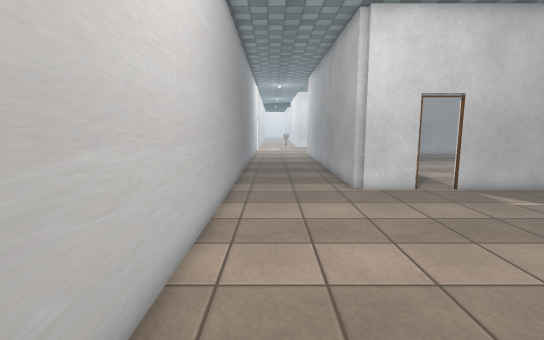
View 1 (above)

18 first-person views from a walk through a 3-D level made in the Unity game engine. The camera is 1.4 m above the floor, tilts 8° down and sees 85° across. Doors are open. The floor is counted in squares, 0.5 m on a side. Each view is taken from the middle of a square. On the plan, view 1 faces up. The plan holds only what a view shows up to about 20 squares ahead; the rest is blank. The place goes on beyond the plan. The player is left out. Some surface patterns are stand-ins.

View 2
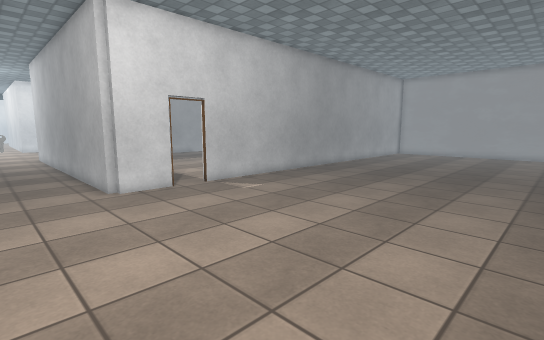

View 3
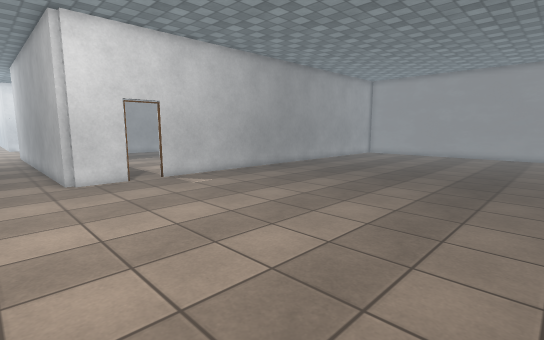

View 4
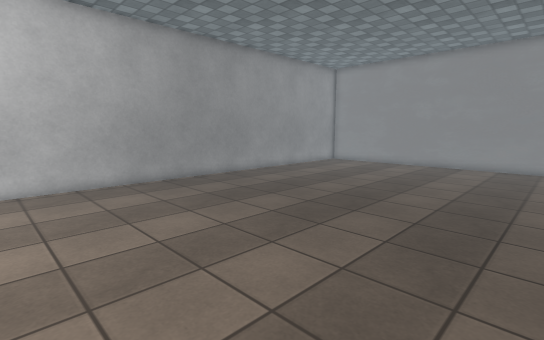

View 5
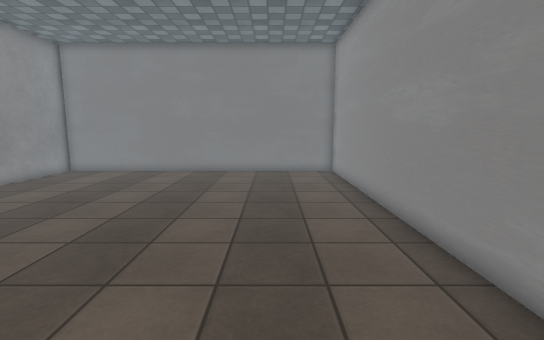

View 6
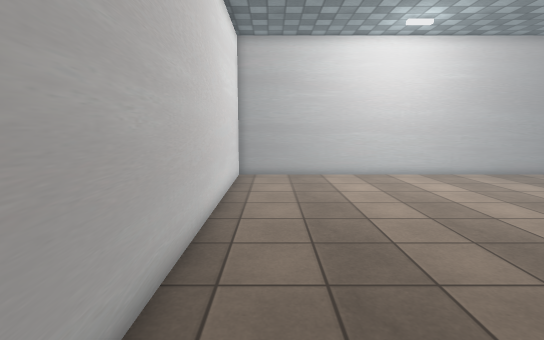

View 7
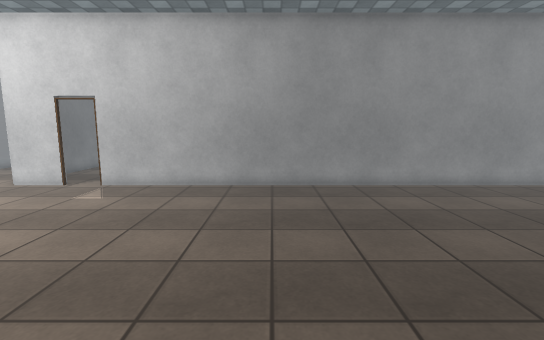

View 8
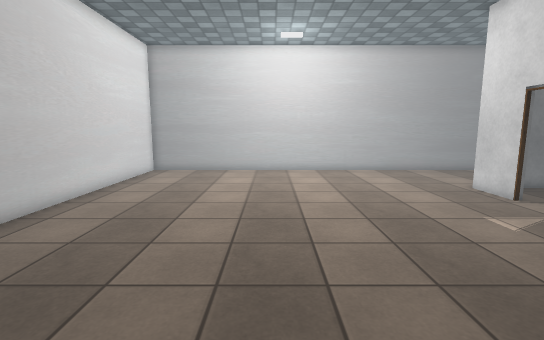

View 9
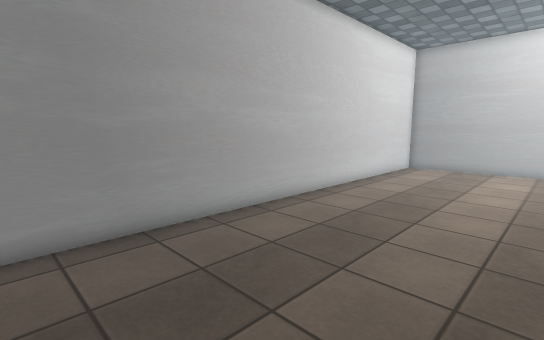

View 10
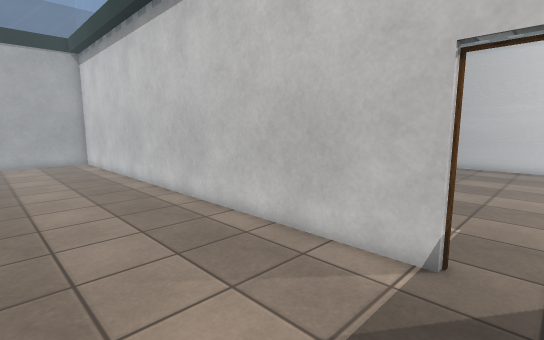

View 11
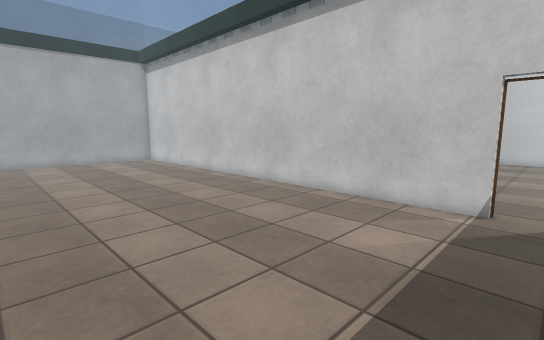

View 12
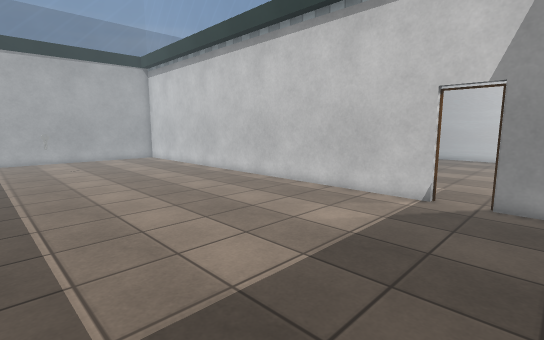

View 13
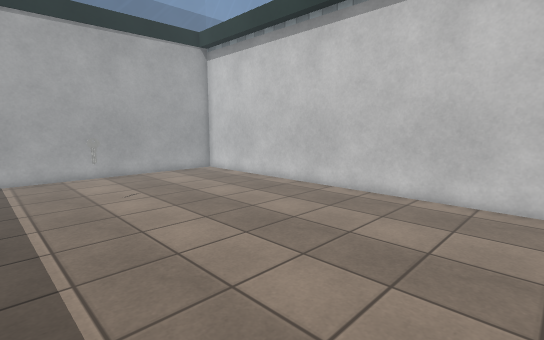

View 14
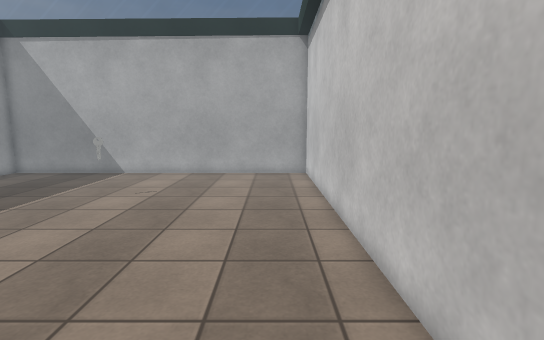

View 15
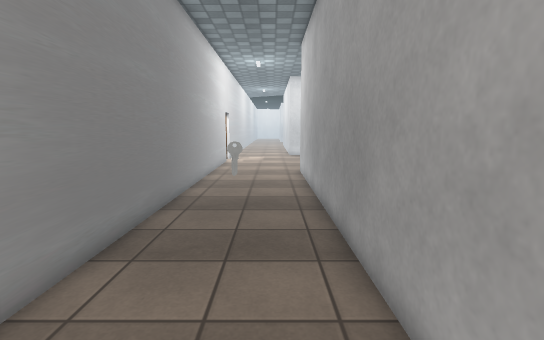

View 16
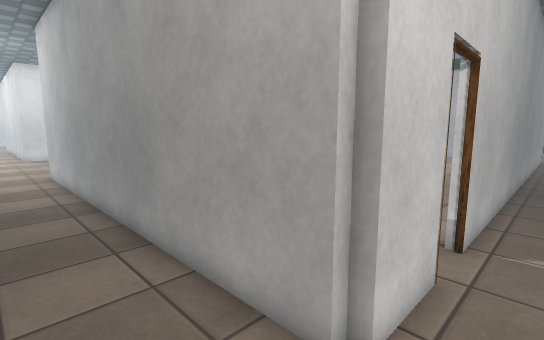

View 17
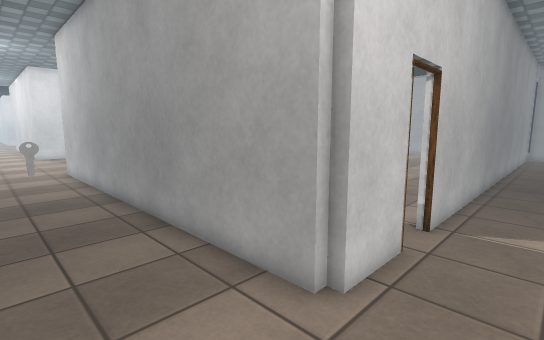

View 18
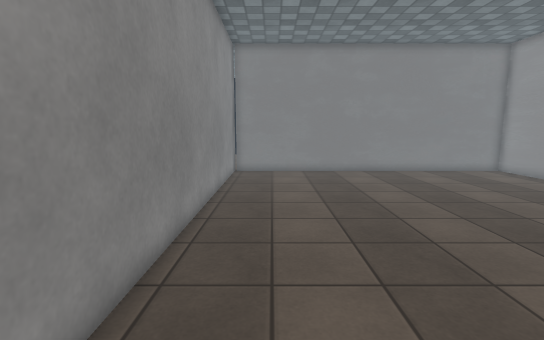

### Floor plan
Points are (right, up) in squares from view 1. A wall is a line through its corners. A room is listed if a view was taken in it or the views show most of it. See-through windows are left out.
Room 1 (views 1, 2, 3, 4, 5, 6, 7, 8, 9, 15, 16, 17, 18)
walls: (6.7, 13.5) (4.2, 13.5) (4.2, 13.8) (3.9, 13.8) (3.9, 26.5); (34, 13.5) (8.6, 13.5); (-1.9, 26.5) (-1.9, -4) (33.5, -4) (33.5, 13.4)
ways out: open door at (7.5, 13.5) to room 2
objects: key (1, 21)
Room 2 (views 10, 11, 12, 13, 14)
walls: (8.6, 13.8) (33.5, 13.8) (33.5, 26.5); (4.2, 19.4) (4.2, 15.9); (5.4, 13.8) (6.7, 13.8)
ways out: open door at (7.5, 13.5) to room 1
objects: key (27, 23)

Positions as (right, up) in squares from view 1, and headings:
1: (0, 0), facing up
2: (0, 0), facing up-right
3: (1, -3), facing up-right
4: (10, -2), facing up-right
5: (14, 0), facing right
6: (16, -2), facing left
7: (17, -1), facing up
8: (18, 4), facing left
9: (20, 4), facing down-left
10: (7, 20), facing down-right
11: (7, 25), facing down-right
12: (5, 26), facing down-right
13: (15, 26), facing down-right
14: (15, 16), facing right
15: (2, 13), facing up
16: (1, 12), facing up-right
17: (0, 11), facing up-right
18: (14, 11), facing right
